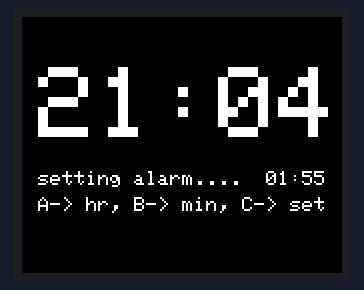
A sketch run on a simulated Arduino Uno, built with avr-gcc and run on an emulated ATmega328P. Parts: 160×128 colour display.

Above: at 0.2 s.

The sketch:

alarmClockUnoScreenTest.ino
```cpp
// test pia 12/12 for little lcd screen

// used uno. sketch for alarm clock
// display time and messages (date, alarm state, sound state)

// width default = 6 when txt is 1. height default 8.
// 128wide * 160tall


#include <Adafruit_GFX.h>    // Core graphics library
#include <Adafruit_ST7735.h> // Hardware-specific library for ST7735
#include <SPI.h>

#define TFT_CS        10
#define TFT_RST        8 // Or set to -1 and connect to Arduino RESET pin
#define TFT_DC         9

Adafruit_ST7735 tft = Adafruit_ST7735(TFT_CS, TFT_DC, TFT_RST);


void setup() {
  Serial.begin(115200);
  tft.initR(INITR_BLACKTAB);
  tft.setFont();
  tft.setCursor(0,0);
  tft.setRotation(90);
  tft.fillScreen(ST77XX_BLACK);

}

void loop() {

  //
  tft.setRotation(-45); // to make display on line...
  tft.setTextColor(ST77XX_WHITE);
  // display primary TIME !
  tft.setTextSize(5);
  tft.setCursor(8, 25);
  tft.print("21:04");

  //tft.print("SOUND CHANGED   (2/5)");
  printCenteredText("setting alarm....  01:55", 1, 77);
  printCenteredText("A-> hr, B-> min, C-> set", 1, 90);
  /*
  printCenteredText("setting alarm....  01:10");
  tft.setCursor(8, 87);
  tft.print("A-> hr, B-> min, C-> set");
  */

  //printCenteredText("Friday 28 January", 1, 77); // text, size, yval

  delay(5000);
  tft.fillScreen(ST77XX_BLACK);
}


// function to center text (horizontally -><-)
void printCenteredText(const char* text, uint8_t textSize, uint8_t yCursor) {
  tft.setTextSize(textSize);
  tft.setTextColor(ST7735_WHITE); // Set text color
  tft.setTextWrap(false);         // Disable text wrapping

  int16_t x1, y1;
  uint16_t textWidth;
  uint16_t textHeight; // don't use this but need for adafruit's function

  // Measure text dimensions
  tft.getTextBounds(text, 0, 0, &x1, &y1, &textWidth, &textHeight);

  // Calculate position to center text
  int16_t x = (tft.width() - textWidth) / 2;

  // Set cursor to the calculated position and display text
  tft.setCursor(x, yCursor);
  tft.print(text);
}
```
